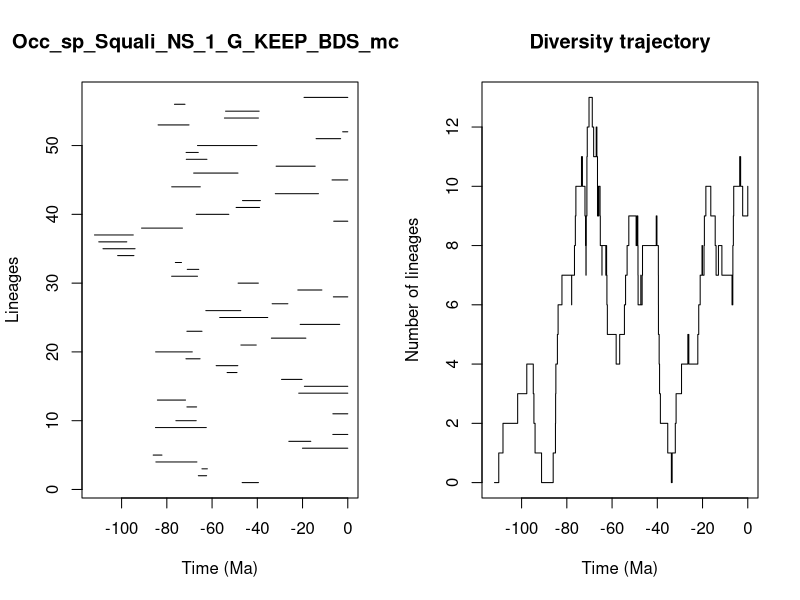

Here is the R script that generated this plot:


pdf(file='../Results/Species_NS/5_MA_bins_EXT_EP/pyrate_mcmc_logs/Occ_sp_Squali_NS_1_G_KEEP_BDS_mcmc_LTT.pdf',width=0.6*20, height=0.6*10)
title = "Occ_sp_Squali_NS_1_G_KEEP_BDS_mcmc"
ts=c(46.70449028858462, 66.07178560824292,64.47501034659452,84.84679008953216,86.03349916655077,20.04079458440927,26.062289026559935,6.618732130068631,85.02776056028401,75.99840202190985,6.59043256619045,71.11973004809987,84.16957467916473,21.682078148278528,19.18580693320861,29.288208107904303,53.34905302620583,58.18995780956404,71.54887239916386,84.95586297922324,47.257325246036004,33.78204584652245,71.12737114871685,21.045870299687497,56.62706559774676,62.759308591386414,33.43638642904062,6.3747805392903985,22.090471373383,48.4934390969309,77.87635891108805,70.96898181916107,76.23292657933692,101.74095515681614,108.22480504858206,110.09372130928067,111.98532853797411,91.17215642441306,6.214120971791405,66.99666254783168,49.369358741283584,46.54223028501453,32.04339172171548,77.8491640224825,6.960605998858135,68.14340981490788,31.691330917714534,71.40086090129427,71.48007169741422,66.43859622137185,14.009120136502606,2.2578290155894014,83.86082805796264,54.53571809727126,54.02996896075052,76.62084351809413,19.344066021312443)
te=c(39.49774789942669, 62.411594158884256,62.08431758225432,66.71037799644374,82.15759187776715,0.0,16.35413226169282,0.0,62.551933959773045,67.01465340148106,0.0,66.82765641710174,71.72847758821503,0.0,0.0,20.228325835379113,48.98045764307657,48.61821529799596,65.3115847262619,68.750530372578,40.47224990967674,18.528926652942246,64.44895892072579,3.565885551676706,35.38562096829112,47.29476201812408,26.491109724501207,0.0,11.445720069494442,39.53798737518354,66.4449051911556,65.8795347199681,73.52364237970447,94.55274695163249,94.04097122636527,97.70318523364664,94.83651718642957,73.09997997840557,0.0,52.59734597896865,39.00064773751821,38.63880491440876,12.970449356319575,65.20273839179701,0.0,48.540428851231994,14.404763837826335,62.276507254575975,66.10388585662578,40.1626684334069,3.159392200080223,0.0,70.18957847460125,39.513815217065954,39.18214312728892,71.97578473712775,0.0)
div_traj=c(0, 1,2,3,4,3,2,1,0,1,2,3,4,5,6,7,6,7,8,9,10,11,10,9,8,7,8,9,10,11,12,13,12,11,12,11,12,11,10,9,10,9,10,9,8,7,8,7,8,7,6,5,4,5,6,7,8,9,8,9,8,7,6,7,6,7,8,9,8,7,6,5,4,3,2,1,0,1,2,3,4,5,4,5,6,7,8,7,8,9,10,9,8,7,8,7,6,7,8,9,10,11,10,9,10)
time_events=c(111.98532853797411, 110.09372130928067,108.22480504858206,101.74095515681614,97.70318523364664,94.83651718642957,94.55274695163249,94.04097122636527,91.17215642441306,86.03349916655077,85.02776056028401,84.95586297922324,84.84679008953216,84.16957467916473,83.86082805796264,82.15759187776715,77.87635891108805,77.8491640224825,76.62084351809413,76.23292657933692,75.99840202190985,73.52364237970447,73.09997997840557,71.97578473712775,71.72847758821503,71.54887239916386,71.48007169741422,71.40086090129427,71.12737114871685,71.11973004809987,70.96898181916107,70.18957847460125,68.750530372578,68.14340981490788,67.01465340148106,66.99666254783168,66.82765641710174,66.71037799644374,66.4449051911556,66.43859622137185,66.10388585662578,66.07178560824292,65.8795347199681,65.3115847262619,65.20273839179701,64.47501034659452,64.44895892072579,62.759308591386414,62.551933959773045,62.411594158884256,62.276507254575975,62.08431758225432,58.18995780956404,56.62706559774676,54.53571809727126,54.02996896075052,53.34905302620583,52.59734597896865,49.369358741283584,48.98045764307657,48.61821529799596,48.540428851231994,48.4934390969309,47.29476201812408,47.257325246036004,46.70449028858462,46.54223028501453,40.47224990967674,40.1626684334069,39.53798737518354,39.513815217065954,39.49774789942669,39.18214312728892,39.00064773751821,38.63880491440876,35.38562096829112,33.78204584652245,33.43638642904062,32.04339172171548,31.691330917714534,29.288208107904303,26.491109724501207,26.062289026559935,22.090471373383,21.682078148278528,21.045870299687497,20.228325835379113,20.04079458440927,19.344066021312443,19.18580693320861,18.528926652942246,16.35413226169282,14.404763837826335,14.009120136502606,12.970449356319575,11.445720069494442,6.960605998858135,6.618732130068631,6.59043256619045,6.3747805392903985,6.214120971791405,3.565885551676706,3.159392200080223,2.2578290155894014,0.0)
                par(mfrow=c(1,2))
                L = length(ts)
                plot(ts, 1:L , xlim=c(-max(ts)-1,0), pch=20, type="n", main=title,xlab="Time (Ma)",ylab="Lineages")
                for (i in 1:L){segments(x0=-te[i],y0=i,x1=-ts[i],y1=i)}    
                t = -time_events
                plot(div_traj ~ t,type="s", main = "Diversity trajectory",xlab="Time (Ma)",ylab="Number of lineages",xlim=c(-max(ts)-1,0))
                abline(v=c(65,200,251,367,445),lty=2,col="gray")
                
